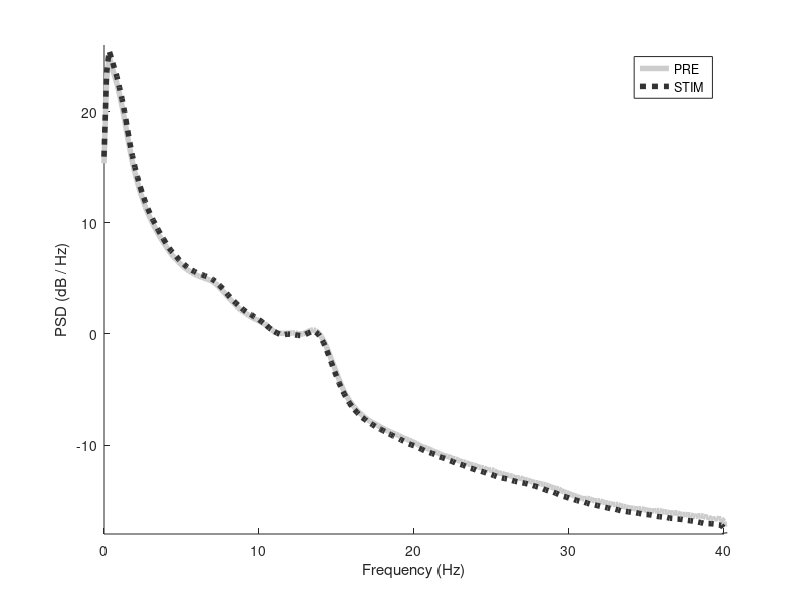

Source code (MATLAB): (Note: this script raises an error after producing the figure.)
%% Figure 4.m
% v.0.0.0 - initial commit (ES: 07/30/2025)
% last ()
clc; clear all; close all;

% enter path to EEGLAB (e.g., /Users/name/code/eeglab2025.0.0)
path_to_eeglab = '';
addpath(genpath(fullfile(path_to_eeglab, 'functions')))

load('Figure4.mat')

% Figure 4a,c - spectra for STIM v. PRE, POST v. PRE
% pre, stim, post data are PSD values (dim: subj x freq)

% Inset - full spectra
% mean across subj, then log scale
pre_mu = 10*log10(mean(pre,1));
stim_mu = 10*log10(mean(stim,1));
post_mu = 10*log10(mean(post,1));

for iComp = 1:2
    figure(iComp); clf; set(gcf, 'Position', [42+(30*iComp) 570 442 552], 'Visible', 'on')
    hold on
    
    plot(f_ax, pre_mu, 'color', [0.8 0.8 0.8], 'linewidth', 4)
    
    if iComp == 1
        plot(f_ax, stim_mu, 'color', [0.2 0.2 0.2], 'linewidth', 4, 'linestyle', ':')
        legend('PRE', 'STIM')
    else
        plot(f_ax, post_mu, 'color', [0.5 0.5 0.5], 'linewidth', 4, 'linestyle', ':')
        legend('PRE', 'POST')
    end
    
    xlim([0 40])
    ylim([-18 26])
    ylabel('PSD (dB / Hz)')
    xlabel('Frequency (Hz)')
    fontsize(gcf, 20, 'points')
    set(gca, 'fontweight', 'bold')
end

% Main - difference
% log scale and add constant to make all vals
% positive before taking the difference
post_mu = 10*log10(post) + 25;
stim_mu = 10*log10(stim) + 25;
pre_mu = 10*log10(pre) + 25;

for iComp = 1:2
    figure(iComp+2); clf; set(gcf, 'Position', [70+(30*iComp) 570 642 652], 'Visible', 'on')
    hold on

    if iComp == 1
        diff = stim_mu - pre_mu;
        val = 0.6;
        c1 = 0.25;
        c2 = 0.35;
        title_str = 'STIM-PRE';
    else
        diff = post_mu - pre_mu;
        val = 0.8;
        c1 = 0.5;
        c2 = 0.6;
        title_str = 'POST-PRE';
    end

    n = size(diff,1);
    sem = std(diff,0,1) / sqrt(n);

    mu_diff = mean(diff,1);

    hi = mu_diff + sem;
    lo = mu_diff - sem;

    % fill area between upper and lower
    fill([f_ax fliplr(f_ax)], [hi fliplr(lo)], [val val val], ...
        'EdgeColor', 'none', 'FaceAlpha', 0.5);  

    plot(f_ax, mu_diff, 'color', [c1 c1 c1], 'linewidth', 3)
    plot(f_ax, mu_diff + sem, 'color', [c2 c2 c2], 'linewidth', 2)
    plot(f_ax, mu_diff - sem, 'color', [c2 c2 c2], 'linewidth', 2)
    yline(0, 'linestyle', '--', 'linewidth', 3)

    xlim([0 40])
    ylim([-0.8 0.9])
    ylabel('\Delta PSD (\Delta dB / Hz)')
    xlabel('Frequency (Hz)')
    title(title_str)
    fontsize(gcf, 20, 'points')
    set(gca, 'fontweight', 'bold')
end

% Figure 4b - topographies of STIM-PRE differences for specific freq bands
% using normalized power as in Fig 2b
comps = {'theta', 'beta'};
all_lims = {[-6 6], [-4 4]};
for iComp = 1:numel(comps)
    comp = comps{iComp};
 
    figure(iComp+4); clf; set(gcf, 'Position', [59+(30*iComp) 307 837 591], 'Visible', 'on')
    hold on
    topoplot(topo_data.stim_pre.(comp).contrast, chanInfo, 'headrad', 0.5,'plotrad',0.51,'numcontour',4,'maplimits', all_lims{iComp});
    
    if size(topo_data.stim_pre.(comp).chclus,2) > 0
        d = zeros(1, numel(chanInfo));
        d(1,topo_data.stim_pre.(comp).chclus) = 0.0005;
        topoplot(d, chanInfo, 'style', 'blank', 'plotdisk', 'on', 'emarkercolors', {[1 1 1]}, 'headrad', 0.5,'plotrad',0.51,'numcontour',4,'maplimits', all_lims{iComp});
    end
    cb = colorbar();
    ylabel(cb, 'T')
    colormap(brewermap([], '*RdBu'))
    title(['STIM - PRE ', upper(comp)])
    fontsize(gcf, 18, 'points')
    set(gca, 'fontweight', 'bold')
    set(gcf, 'Color', 'w');
end

% Figure 4d - topographies of POST-PRE differences for specific freq bands
% using normalized power as in Fig 2b
comps = {'theta', 'sigma'};
all_lims = {[-6 6], [-4 4]};
for iComp = 1:numel(comps)
    comp = comps{iComp};
 
    figure(iComp+6); clf; set(gcf, 'Position', [59+(60*iComp) 307 837 591], 'Visible', 'on')
    hold on
    topoplot(topo_data.post_pre.(comp).contrast, chanInfo, 'headrad', 0.5,'plotrad',0.51,'numcontour',4,'maplimits', all_lims{iComp});
    
    if size(topo_data.post_pre.(comp).chclus,2) > 0
        d = zeros(1, numel(chanInfo));
        d(1,topo_data.post_pre.(comp).chclus) = 0.0005;
        topoplot(d, chanInfo, 'style', 'blank', 'plotdisk', 'on', 'emarkercolors', {[1 1 1]}, 'headrad', 0.5,'plotrad',0.51,'numcontour',4,'maplimits', all_lims{iComp});
    end
    cb = colorbar();
    ylabel(cb, 'T')
    colormap(brewermap([], '*RdBu'))
    title(['POST - PRE ', upper(comp)])
    fontsize(gcf, 18, 'points')
    set(gca, 'fontweight', 'bold')
    set(gcf, 'Color', 'w');
end